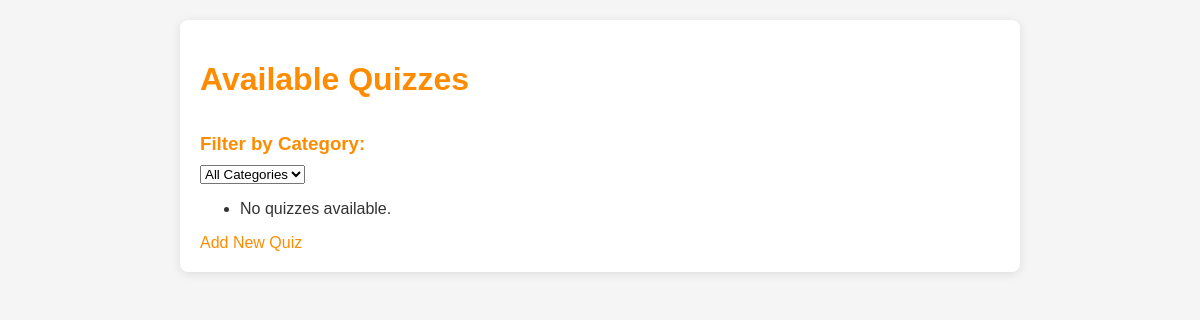
Page /quizzes/ (signed in) on the earlier database version.
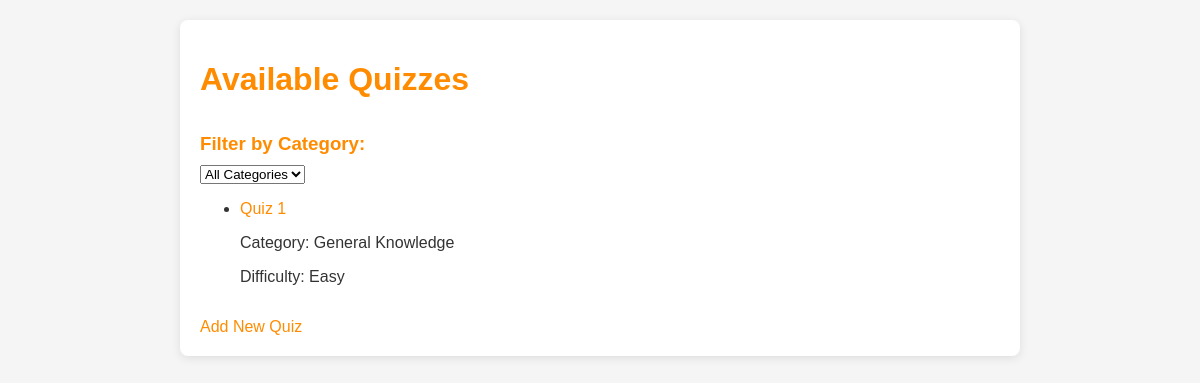
Same page on the later database version.
### QuizApp/models.py (models this page shows, shortened)
class Quiz(models.Model):
    name = models.CharField(max_length=200, default='New Quiz')
    category = models.ForeignKey(Category, on_delete=models.CASCADE)
    topic = models.CharField(max_length=255, default='General')
    number_of_questions = models.IntegerField(default=10)
    time = models.IntegerField(help_text="Duration of the quiz in minutes", default=30)
    required_score_to_pass = models.IntegerField(help_text="Required score in percentage", default=50)
    difficulty = models.CharField(max_length=6, choices=DIFF_CHOICES, default='easy')

class Category(models.Model):
    name = models.CharField(max_length=100)
    description = models.TextField(blank=True)

### QuizApp/views.py (the view)
# urls.py: path('quizzes/', views.quiz_list_view, name='quiz_list'),  # List all quizzes
@login_required
def quiz_list_view(request):
    quizzes = Quiz.objects.all()
    return render(request, 'quiz/quiz_list.html', {'quizzes': quizzes})

### QuizApp/templates/quiz/quiz_list.html (shortened to what this page needs)
{% load static %}
<!DOCTYPE html>
<html lang="en">
<head>
    <link rel="stylesheet" type="text/css" href="{% static 'styles/styles.css' %}">
</head>
<body>
    <div class="quiz-list-container">
        <h1>Available Quizzes</h1>
        <div class="category-filter">
            <h3>Filter by Category:</h3>
            <form method="GET">
                <select name="category" onchange="this.form.submit()">
                    <option value="">All Categories</option>
                </select>
            </form>
        </div>
        <ul>
            {% for quiz in quizzes %}
                <li>
                    <a href="{% url 'quiz_view' quiz.id %}">{{ quiz.name }}</a>
                    <p>Category: {{ quiz.category.name }}</p>
                    <p>Difficulty: {{ quiz.difficulty|title }}</p>
                </li>
            {% empty %}
                <li>No quizzes available.</li>
            {% endfor %}
        </ul>
        <a href="{% url 'add_quiz' %}">Add New Quiz</a>
    </div>
</body>
</html>

Differences in the rows shown:
added Quiz: name "Quiz 1", category.name "General Knowledge", difficulty "Easy"
Other differences:
text no longer shown: "No quizzes available."
